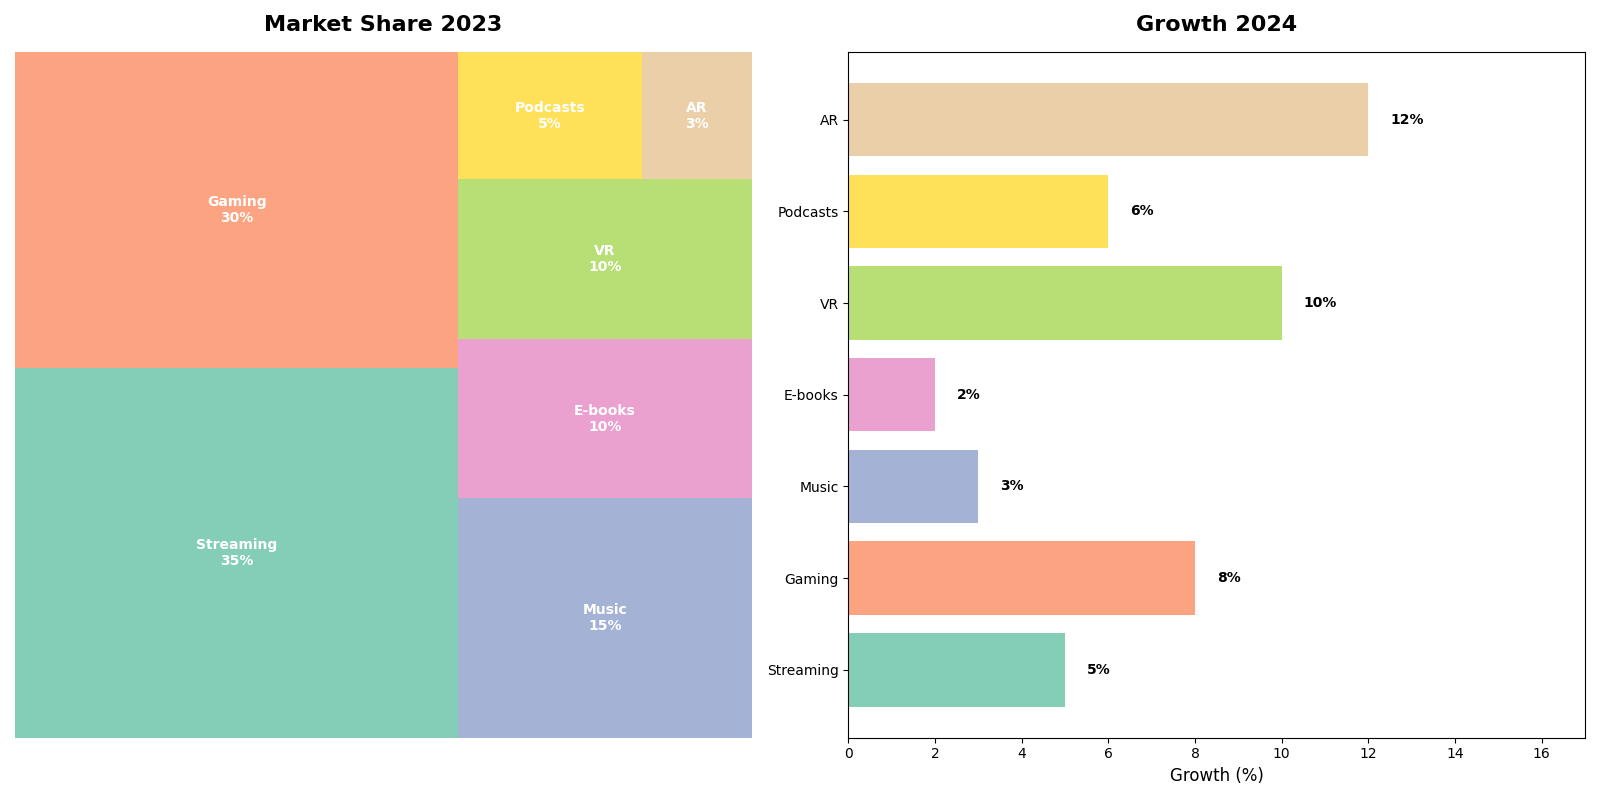

Python code for this plot:
import matplotlib.pyplot as plt
import squarify

# Market share data for digital entertainment in 2023
sectors = ['Streaming', 'Gaming', 'Music', 'E-books', 'VR', 'Podcasts', 'AR']
market_share_2023 = [35, 30, 15, 10, 10, 5, 3]

# Projected growth rates for 2024 (percentage)
growth_rates_2024 = [5, 8, 3, 2, 10, 6, 12]

# Color palette for sectors
colors = ['#66c2a5', '#fc8d62', '#8da0cb', '#e78ac3', '#a6d854', '#ffd92f', '#e5c494']

# Create the figure and subplots
fig, axes = plt.subplots(nrows=1, ncols=2, figsize=(16, 8))

# Treemap for market share 2023
axes[0].set_title("Market Share 2023", fontsize=16, fontweight='bold', pad=15)
squarify.plot(sizes=market_share_2023, label=[f"{sector}\n{share}%" for sector, share in zip(sectors, market_share_2023)], 
              color=colors, alpha=0.8, text_kwargs={'fontsize': 10, 'weight': 'bold', 'color': 'white'}, ax=axes[0])
axes[0].axis('off')

# Bar chart for projected growth in 2024
axes[1].barh(sectors, growth_rates_2024, color=colors, alpha=0.8)
axes[1].set_title("Growth 2024", fontsize=16, fontweight='bold', pad=15)
axes[1].set_xlabel("Growth (%)", fontsize=12)
axes[1].set_xlim(0, max(growth_rates_2024) + 5)

# Annotate each bar
for i, v in enumerate(growth_rates_2024):
    axes[1].text(v + 0.5, i, f"{v}%", color='black', va='center', fontweight='bold')

# Layout adjustments
plt.tight_layout()

# Display the plot
plt.show()
